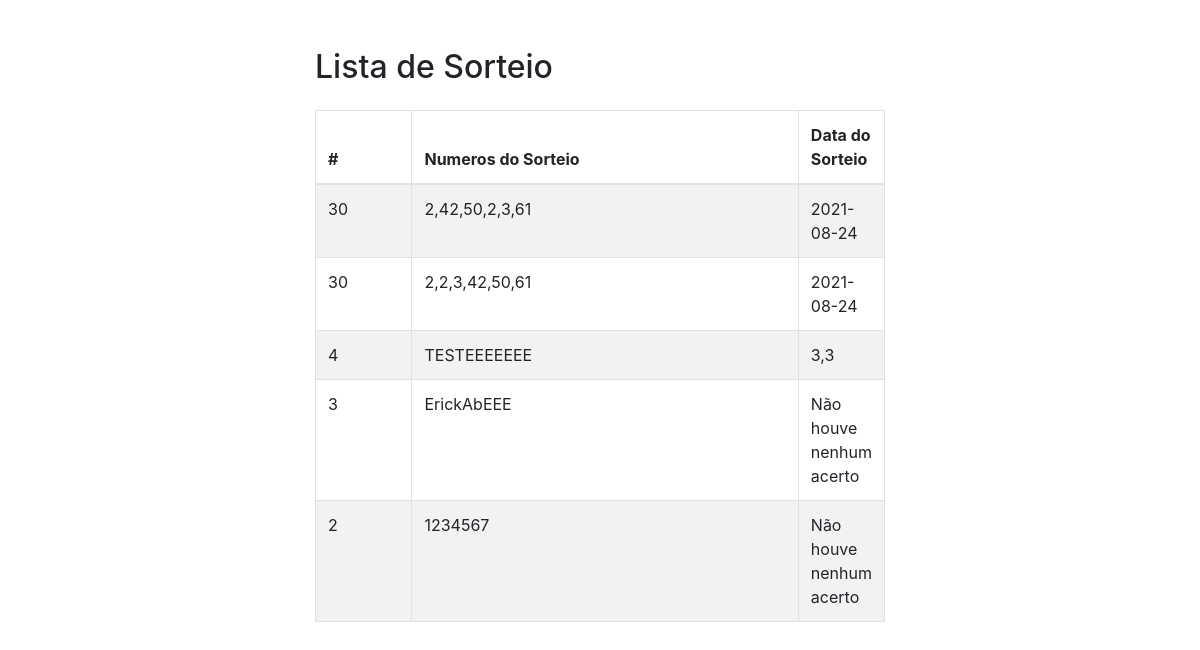
The page /erick2308/Api/sorteio.php on the database its author committed.
### tables this page shows
CREATE TABLE IF NOT EXISTS `sorteios` (
  `id` int(11) NOT NULL AUTO_INCREMENT,
  `numeros_sorteado` varchar(255) NOT NULL,
  `data` date NOT NULL,
  PRIMARY KEY (`id`)
);

CREATE TABLE IF NOT EXISTS `apostadores_numeros` (
  `id` int(11) NOT NULL AUTO_INCREMENT,
  `apostador` varchar(50) NOT NULL,
  `data` date NOT NULL,
  `numeros1` varchar(200) NOT NULL,
  PRIMARY KEY (`id`)
);

### erick2308/Api/sorteio.php (the view, shortened to what this page needs)
<!DOCTYPE html>
<html lang="en">
<head>
    <link rel="stylesheet" href="https://stackpath.bootstrapcdn.com/bootstrap/4.5.2/css/bootstrap.min.css">
    <link rel="stylesheet" href="https://maxcdn.bootstrapcdn.com/font-awesome/4.7.0/css/font-awesome.min.css">
</head>
<body>
    <div class="wrapper">
        <div class="container-fluid">
            <div class="row">
                <div class="col-md-12">
                    <div class="mt-5 mb-3 clearfix">
                        <h2 class="pull-left">Lista de Sorteio</h2>
                    </div>
                    <?php
                    require_once "config.php";
                    $sql = "SELECT * FROM `sorteios` ORDER BY id DESC LIMIT 1" ;
                    if($result = mysqli_query($conn, $sql)){
                        if(mysqli_num_rows($result) > 0){
                            ?>
                            <table class="table table-bordered table-striped">
                                <thead>
                                    <tr>
                                        <th>#</th>
                                        <th>Numeros do Sorteio</th>
                                        <th>Data do Sorteio</th>
                                    </tr>
                                </thead>
                                <tbody>
                                <?php
                                while($row = mysqli_fetch_array($result)){
                                    ?>
                                    <tr>
                                        <td><?php  echo $row['id']  ?></td>
                                        <td><?php  echo $row['numeros_sorteado']  ?></td>
                                        <td><?php  echo $row['data']  ?></td>
                                    </tr>
                                    <tr>
                                        <td><?php  echo $row['id']  ?></td>
                                        <td><?php  $arrayOrdenada = explode(",",$row['numeros_sorteado']);
                                             sort($arrayOrdenada);
                                             echo implode(",",$arrayOrdenada);
                                          ?></td>
                                        <td><?php  echo $row['data']  ?></td>
                                    </tr>
                                <?php
                                }
                                $sql1 = "SELECT * FROM `apostadores_numeros` ORDER BY id DESC LIMIT 3";
                                if($result = mysqli_query($conn, $sql1)){
                                    if(mysqli_num_rows($result) > 0){
                                        while($row = mysqli_fetch_array($result)){
                                            ?>
                                                <tr>
                                                <td><?php  echo $row['id']  ?></td>
                                                <td><?php  echo $row['apostador']  ?></td>
                                                <td><?php
                                                $numerosSorteado = explode(",",$row['numeros1']);
                                                sort($numerosSorteado);
                                                $resultado=array_intersect($numerosSorteado,$arrayOrdenada);
                                                if($resultado != [] ){
                                                    echo implode(",",$resultado);
                                                }else{
                                                    echo "Não houve nenhum acerto";
                                                }
                                                ?></td>
                                                </tr>
                                            <?php
                                        }
                                    }
                                }
                                ?>
                                </tbody>
                            </table>
                            <?php
                        } else{
                            ?>
                            <div class="alert alert-danger"><em>No records were found.</em></div>
                            <?php
                        }
                    } else{
                        echo "Oops! Something went wrong. Please try again later.";
                    }
                    ?>
                </div>
            </div>
        </div>
    </div>
</body>
</html>

### erick2308/Api/sorteio.php (style rules this page uses)
.wrapper { width: 600px; margin: 0 auto; }
table tr td:last-child { width: 0px; }

### rows shown on the page
sorteios: id "30", numeros_sorteado "2,42,50,2,3,61", data "2021-08-24", arrayOrdenada "2,2,3,42,50,61"
apostadores_numeros: id "4", apostador "TESTEEEEEEE", numeros1 "3,3"
apostadores_numeros: id "3", apostador "ErickAbEEE", numeros1 "Não houve nenhum acerto"
apostadores_numeros: id "2", apostador "1234567", shows "Não houve nenhum acerto"
